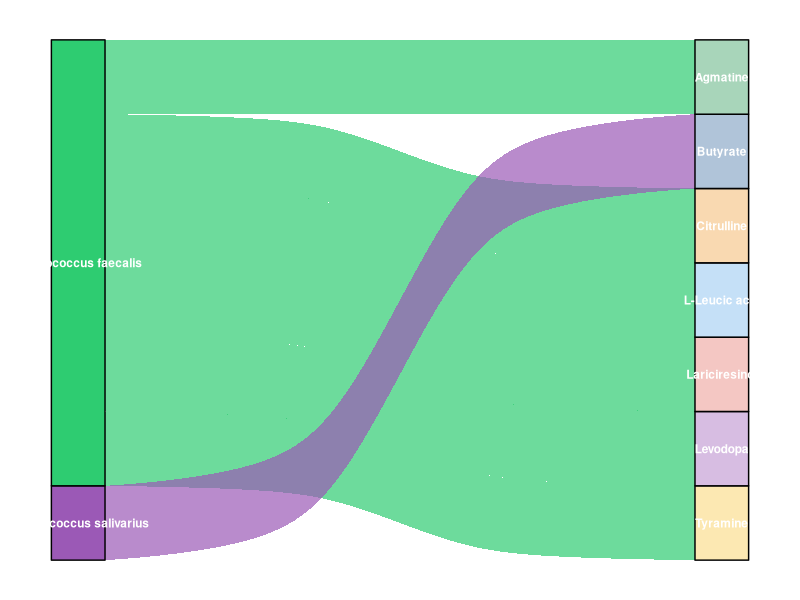

Source code (R):
setwd("C:\\Users\\wangz\\Desktop\\肠道菌群——完成版\\sankey_plot")
library(ggalluvial)
library(tidyverse)
sankey_data <- tibble(
  microbe = c(
    rep("Enterococcus faecalis", 6),
    rep("Streptococcus salivarius",1)),
  metabolite = c("Agmatine",
                 "Citrulline",
                 "L-Leucic acid",
                 "Lariciresinol",
                 "Levodopa",
                 "Tyramine",
                 "Butyrate"
                 ),
  value = 1)


pdf("sankey_plot.pdf",width = 10,height = 6)
ggplot(sankey_data,
       aes(y = value, axis1 = microbe, axis2 = metabolite)) +
  # 绘制桑基流
  geom_alluvium(aes(fill = microbe),
                width = 1/12, knot.pos = 0.4, alpha = 0.7) +
  # 绘制节点
  geom_stratum(width = 1/12, aes(fill = after_stat(stratum)), color = "black") +
  # 添加节点标签
  geom_text(stat = "stratum", aes(label = after_stat(stratum)),
            size = 3, color = "white", fontface = "bold") +
  # 自定义颜色（匹配原图风格）
  scale_fill_manual(values = c(
    "Enterococcus faecalis" = "#2ECC71",
    "Streptococcus salivarius" = "#9B59B6",
    "Agmatine" = "#A8D5BA",
    "Citrulline" = "#F9D9B1",
    "L-Leucic acid"= "#C5E0F7",
    "Lariciresinol" = "#F4C7C3",
    "Levodopa" = "#D7BDE2",
    "Tyramine" = "#FCE8B2",
    "Butyrate" = "#B0C4D9"
    )) +
  # 设置坐标轴和背景
  scale_x_discrete(limits = c("Microbe", "Metabolite"), expand = c(0.05, 0.05)) +
  theme_void() +
  theme(
    plot.background = element_rect(fill = "white", color = NA),
    legend.position = "none",
    plot.margin = margin(10, 10, 10, 10)
  )
dev.off()
